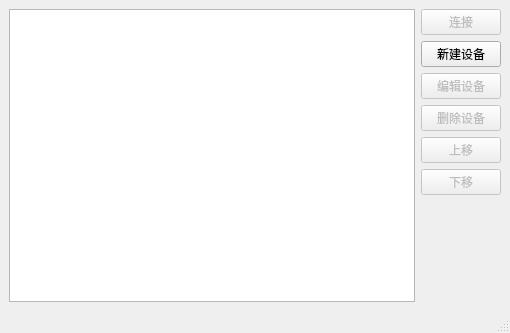
<?xml version="1.0" encoding="UTF-8"?>
<ui version="4.0">
 <class>DeviceManager</class>
 <widget class="QMainWindow" name="DeviceManager">
  <property name="geometry">
   <rect>
    <x>0</x>
    <y>0</y>
    <width>510</width>
    <height>333</height>
   </rect>
  </property>
  <property name="windowTitle">
   <string>Linien - 光谱锁相 - 设备管理器</string>
  </property>
  <widget class="QWidget" name="centralwidget">
   <property name="sizePolicy">
    <sizepolicy hsizetype="Preferred" vsizetype="Preferred">
     <horstretch>0</horstretch>
     <verstretch>0</verstretch>
    </sizepolicy>
   </property>
   <property name="minimumSize">
    <size>
     <width>510</width>
     <height>280</height>
    </size>
   </property>
   <layout class="QHBoxLayout" name="horizontalLayout">
    <item>
     <layout class="QHBoxLayout" name="horizontalLayout_2">
      <item>
       <widget class="QListWidget" name="deviceList"/>
      </item>
      <item>
       <layout class="QVBoxLayout" name="verticalLayout">
        <item>
         <widget class="QPushButton" name="connectButton">
          <property name="enabled">
           <bool>false</bool>
          </property>
          <property name="text">
           <string>连接</string>
          </property>
         </widget>
        </item>
        <item>
         <widget class="QPushButton" name="addButton">
          <property name="text">
           <string>新建设备</string>
          </property>
         </widget>
        </item>
        <item>
         <widget class="QPushButton" name="editButton">
          <property name="enabled">
           <bool>false</bool>
          </property>
          <property name="text">
           <string>编辑设备</string>
          </property>
         </widget>
        </item>
        <item>
         <widget class="QPushButton" name="removeButton">
          <property name="enabled">
           <bool>false</bool>
          </property>
          <property name="text">
           <string>删除设备</string>
          </property>
         </widget>
        </item>
        <item>
         <widget class="QPushButton" name="moveUpButton">
          <property name="enabled">
           <bool>false</bool>
          </property>
          <property name="text">
           <string>上移</string>
          </property>
         </widget>
        </item>
        <item>
         <widget class="QPushButton" name="moveDownButton">
          <property name="enabled">
           <bool>false</bool>
          </property>
          <property name="text">
           <string>下移</string>
          </property>
         </widget>
        </item>
        <item>
         <spacer name="verticalSpacer">
          <property name="orientation">
           <enum>Qt::Vertical</enum>
          </property>
          <property name="sizeHint" stdset="0">
           <size>
            <width>20</width>
            <height>40</height>
           </size>
          </property>
         </spacer>
        </item>
       </layout>
      </item>
     </layout>
    </item>
   </layout>
  </widget>
  <widget class="QMenuBar" name="menubar">
   <property name="geometry">
    <rect>
     <x>0</x>
     <y>0</y>
     <width>510</width>
     <height>29</height>
    </rect>
   </property>
  </widget>
  <widget class="QStatusBar" name="statusbar"/>
 </widget>
 <resources/>
 <connections>
  <connection>
   <sender>connectButton</sender>
   <signal>clicked()</signal>
   <receiver>DeviceManager</receiver>
   <slot>connect()</slot>
   <hints>
    <hint type="sourcelabel">
     <x>246</x>
     <y>145</y>
    </hint>
    <hint type="destinationlabel">
     <x>254</x>
     <y>165</y>
    </hint>
   </hints>
  </connection>
  <connection>
   <sender>addButton</sender>
   <signal>clicked()</signal>
   <receiver>DeviceManager</receiver>
   <slot>new_device()</slot>
   <hints>
    <hint type="sourcelabel">
     <x>427</x>
     <y>145</y>
    </hint>
    <hint type="destinationlabel">
     <x>254</x>
     <y>165</y>
    </hint>
   </hints>
  </connection>
  <connection>
   <sender>editButton</sender>
   <signal>clicked()</signal>
   <receiver>DeviceManager</receiver>
   <slot>edit_device()</slot>
   <hints>
    <hint type="sourcelabel">
     <x>427</x>
     <y>145</y>
    </hint>
    <hint type="destinationlabel">
     <x>254</x>
     <y>165</y>
    </hint>
   </hints>
  </connection>
  <connection>
   <sender>removeButton</sender>
   <signal>clicked()</signal>
   <receiver>DeviceManager</receiver>
   <slot>remove_device()</slot>
   <hints>
    <hint type="sourcelabel">
     <x>427</x>
     <y>212</y>
    </hint>
    <hint type="destinationlabel">
     <x>254</x>
     <y>165</y>
    </hint>
   </hints>
  </connection>
  <connection>
   <sender>deviceList</sender>
   <signal>currentRowChanged(int)</signal>
   <receiver>DeviceManager</receiver>
   <slot>selected_device_changed()</slot>
   <hints>
    <hint type="sourcelabel">
     <x>192</x>
     <y>166</y>
    </hint>
    <hint type="destinationlabel">
     <x>254</x>
     <y>165</y>
    </hint>
   </hints>
  </connection>
  <connection>
   <sender>moveDownButton</sender>
   <signal>clicked()</signal>
   <receiver>DeviceManager</receiver>
   <slot>move_device_down()</slot>
   <hints>
    <hint type="sourcelabel">
     <x>439</x>
     <y>264</y>
    </hint>
    <hint type="destinationlabel">
     <x>254</x>
     <y>166</y>
    </hint>
   </hints>
  </connection>
  <connection>
   <sender>moveUpButton</sender>
   <signal>clicked()</signal>
   <receiver>DeviceManager</receiver>
   <slot>move_device_up()</slot>
   <hints>
    <hint type="sourcelabel">
     <x>439</x>
     <y>222</y>
    </hint>
    <hint type="destinationlabel">
     <x>254</x>
     <y>166</y>
    </hint>
   </hints>
  </connection>
 </connections>
 <slots>
  <slot>remove_device()</slot>
  <slot>selected_device_changed()</slot>
  <slot>connect()</slot>
  <slot>new_device()</slot>
  <slot>move_device_up()</slot>
  <slot>move_device_down()</slot>
 </slots>
</ui>
